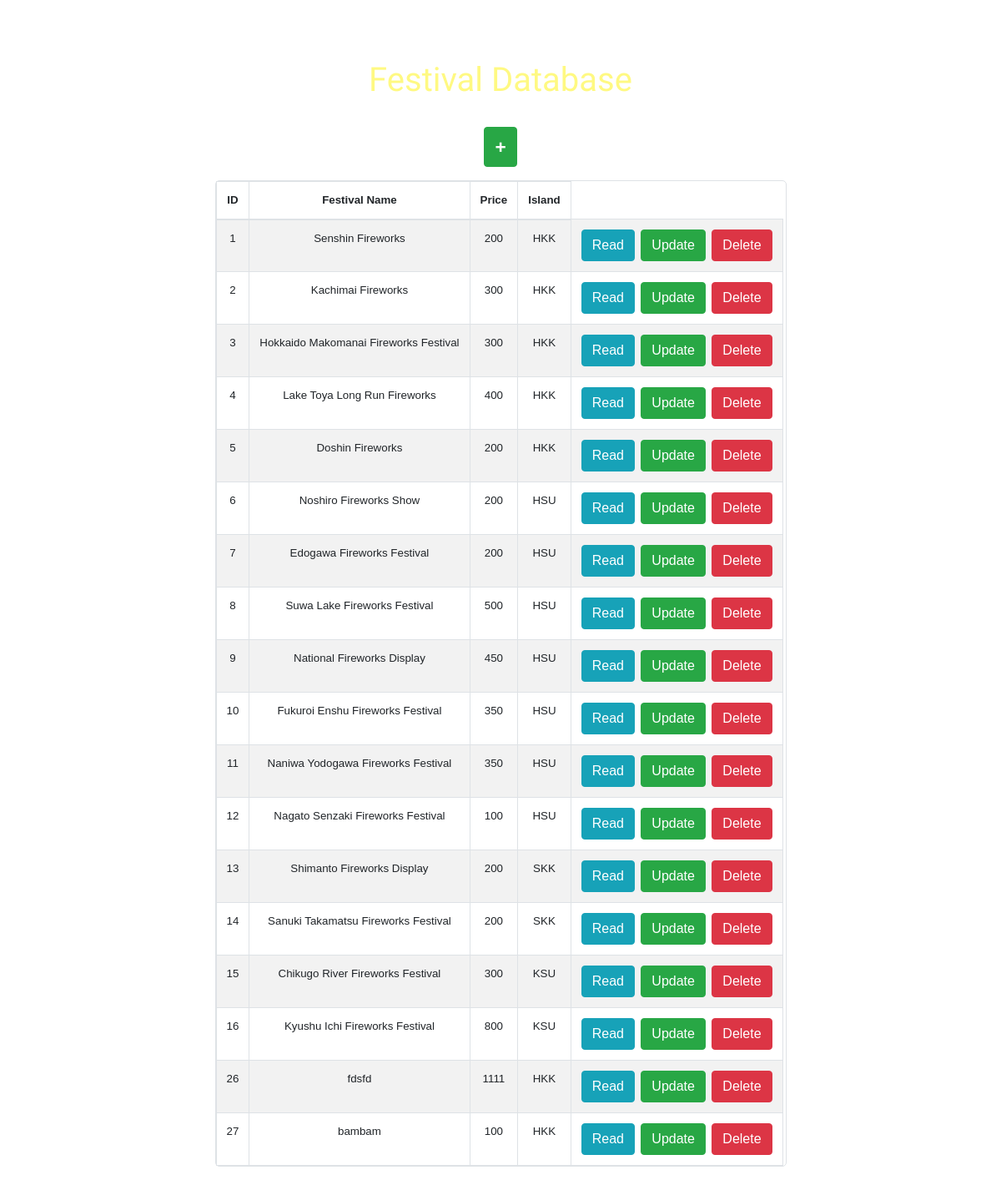
Screenshot of /adminshow.php (signed in) with the database file from the repository.
### tables this page shows
CREATE TABLE `festival` (
  `fest_id` int(10) NOT NULL,
  `fest_name` varchar(300) NOT NULL,
  `fest_detail` text NOT NULL,
  `fest_date` varchar(100) NOT NULL,
  `fest_time` varchar(100) NOT NULL,
  `fw_number` varchar(100) NOT NULL,
  `location` varchar(300) NOT NULL,
  `access` varchar(300) NOT NULL,
  `price` int(10) NOT NULL,
  `fest_img1` varchar(100) NOT NULL,
  `fest_img2` varchar(100) NOT NULL,
  `map` text NOT NULL,
  `fest_islandfk` varchar(20) NOT NULL
);

### adminshow.php (the view, shortened to what this page needs)
<?php
if (isset($_SESSION['admin'])){
?>
<!DOCTYPE html PUBLIC "-//W3C//DTD XHTML 1.0 Transitional//EN" "http://www.w3.org/TR/xhtml1/DTD/xhtml1-transitional.dtd">
<html xmlns="http://www.w3.org/1999/xhtml">
<head>
    <link rel="stylesheet" href="https://stackpath.bootstrapcdn.com/bootstrap/4.3.1/css/bootstrap.min.css">
    <link rel="stylesheet" href="https://use.fontawesome.com/releases/v5.8.1/css/all.css">
</head>
<body>
	<br><br>
    <div class="container-fluid text-center">
			<br>
    		<div class="row">
					<div class="col-md-12">
    			<h1  style="color:#FFF982; font-weight:200; font-family: 'Prompt', sans-serif;">Festival Database</h1><br>
				<p>
					<a href="admincreate.php" class="btn btn-success"><b style="font-size:17pt;">+</b></a>
				</p>
				<table class="table table-striped table-bordered" style="width: 685px; display: inline-block; border-radius: 5px;">
		              <thead style="text-align:center">
		                <tr>
		                  <th>ID</th>
		                  <th>Festival Name</th>
											<th>Price</th>
		                  <th>Island</th>
		                </tr>
		              </thead>
		              <tbody>
		              <?php
					   $pdo = Database::connect();
					   $sql = 'SELECT * FROM festival ORDER BY fest_id ASC';
	 				   foreach ($pdo->query($sql) as $row) {
						   		echo '<tr>';
						   		echo '<td>'. $row['fest_id'] . '</td>';
							   	echo '<td>'. $row['fest_name'] . '</td>';
							   	echo '<td>'. $row['price'] . '</td>';
									echo '<td>'. $row['fest_islandfk'] . '</td>';
									echo '<td>';
									echo '<a class="btn btn-info" href="adminread.php?festid='.$row['fest_id'].'">Read</a>';
									 echo '<a class="btn btn-success" href="adminupdate.php?festid='.$row['fest_id'].'">Update</a>';
							   	echo '<a class="btn btn-danger" href="admindelete.php?festid='.$row['fest_id'].'">Delete</a>';
							   	echo '</td>';
							   	echo '</tr>';
					   }
					  ?>
				      </tbody>
							</table>
						</div>
    	</div>
    </div>
  </body>
</html>
<?php
}
?>

### adminshow.php (style rules this page uses)
body { font-family: Arial, Helvetica, sans-serif; background: url(bg.png) no-repeat 50% fixed / cover; }
table { background: rgba(255, 255, 255, 0.89); font-size: 10pt; }

### rows the page displays
festival: fest_id "1", fest_name "Senshin Fireworks", price "200", fest_islandfk "HKK"
festival: fest_id "2", fest_name "Kachimai Fireworks", price "300", fest_islandfk "HKK"
festival: fest_id "3", fest_name "Hokkaido Makomanai Fireworks Festival", price "300", fest_islandfk "HKK"
festival: fest_id "4", fest_name "Lake Toya Long Run Fireworks", price "400", fest_islandfk "HKK"
festival: fest_id "5", fest_name "Doshin Fireworks", price "200", fest_islandfk "HKK"
festival: fest_id "6", fest_name "Noshiro Fireworks Show", price "200", fest_islandfk "HSU"
festival: fest_id "7", fest_name "Edogawa Fireworks Festival", price "200", fest_islandfk "HSU"
festival: fest_id "8", fest_name "Suwa Lake Fireworks Festival", price "500", fest_islandfk "HSU"
festival: fest_id "9", fest_name "National Fireworks Display", price "450", fest_islandfk "HSU"
festival: fest_id "10", fest_name "Fukuroi Enshu Fireworks Festival", price "350", fest_islandfk "HSU"
festival: fest_id "11", fest_name "Naniwa Yodogawa Fireworks Festival", price "350", fest_islandfk "HSU"
festival: fest_id "12", fest_name "Nagato Senzaki Fireworks Festival", price "100", fest_islandfk "HSU"
festival: fest_id "13", fest_name "Shimanto Fireworks Display", price "200", fest_islandfk "SKK"
festival: fest_id "14", fest_name "Sanuki Takamatsu Fireworks Festival", price "200", fest_islandfk "SKK"
festival: fest_id "15", fest_name "Chikugo River Fireworks Festival", price "300", fest_islandfk "KSU"
festival: fest_id "16", fest_name "Kyushu Ichi Fireworks Festival", price "800", fest_islandfk "KSU"
festival: fest_id "26", fest_name "fdsfd", price "1111", fest_islandfk "HKK"
festival: fest_id "27", fest_name "bambam", price "100", fest_islandfk "HKK"
